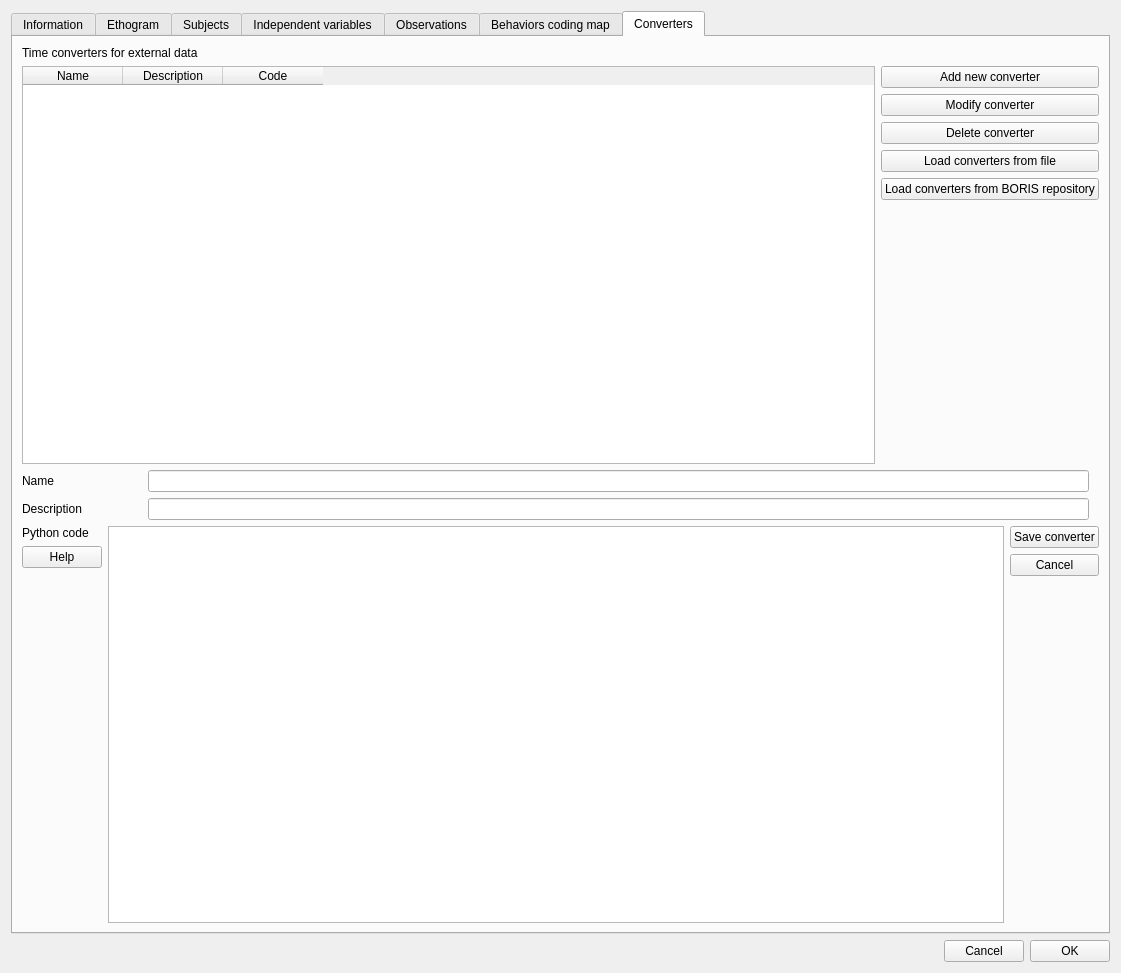
<?xml version="1.0" encoding="UTF-8"?>
<ui version="4.0">
 <class>dlgProject</class>
 <widget class="QDialog" name="dlgProject">
  <property name="geometry">
   <rect>
    <x>0</x>
    <y>0</y>
    <width>1121</width>
    <height>973</height>
   </rect>
  </property>
  <property name="windowTitle">
   <string>Project</string>
  </property>
  <layout class="QVBoxLayout" name="verticalLayout_7">
   <item>
    <layout class="QVBoxLayout" name="verticalLayout_6">
     <item>
      <widget class="QTabWidget" name="tabProject">
       <property name="currentIndex">
        <number>6</number>
       </property>
       <widget class="QWidget" name="tabInformation">
        <attribute name="title">
         <string>Information</string>
        </attribute>
        <layout class="QFormLayout" name="formLayout">
         <item row="0" column="0" colspan="2">
          <widget class="QLabel" name="label">
           <property name="text">
            <string>Project name</string>
           </property>
          </widget>
         </item>
         <item row="1" column="1">
          <widget class="QLineEdit" name="leProjectName"/>
         </item>
         <item row="2" column="0" colspan="2">
          <widget class="QLabel" name="lbProjectFilePath">
           <property name="text">
            <string>Project file path:</string>
           </property>
          </widget>
         </item>
         <item row="3" column="0">
          <widget class="QLabel" name="label_7">
           <property name="text">
            <string>Date</string>
           </property>
          </widget>
         </item>
         <item row="4" column="1">
          <widget class="QDateTimeEdit" name="dteDate">
           <property name="displayFormat">
            <string>yyyy-MM-dd hh:mm</string>
           </property>
           <property name="calendarPopup">
            <bool>true</bool>
           </property>
          </widget>
         </item>
         <item row="5" column="0" colspan="2">
          <widget class="QLabel" name="label_6">
           <property name="text">
            <string>Description</string>
           </property>
           <property name="alignment">
            <set>Qt::AlignLeading|Qt::AlignLeft|Qt::AlignTop</set>
           </property>
          </widget>
         </item>
         <item row="6" column="1">
          <widget class="QPlainTextEdit" name="teDescription"/>
         </item>
         <item row="7" column="0" colspan="2">
          <widget class="QLabel" name="lbTimeFormat">
           <property name="text">
            <string>Time format</string>
           </property>
          </widget>
         </item>
         <item row="8" column="1">
          <widget class="QRadioButton" name="rbSeconds">
           <property name="text">
            <string>seconds</string>
           </property>
           <property name="checked">
            <bool>true</bool>
           </property>
          </widget>
         </item>
         <item row="9" column="1">
          <widget class="QRadioButton" name="rbHMS">
           <property name="text">
            <string>hh:mm:ss.mss</string>
           </property>
          </widget>
         </item>
        </layout>
       </widget>
       <widget class="QWidget" name="tabConfiguration">
        <attribute name="title">
         <string>Ethogram</string>
        </attribute>
        <layout class="QVBoxLayout" name="verticalLayout_10">
         <item>
          <layout class="QVBoxLayout" name="verticalLayout_5">
           <item>
            <layout class="QHBoxLayout" name="horizontalLayout_11">
             <item>
              <widget class="QTableWidget" name="twBehaviors">
               <property name="autoFillBackground">
                <bool>false</bool>
               </property>
               <property name="frameShadow">
                <enum>QFrame::Sunken</enum>
               </property>
               <property name="midLineWidth">
                <number>0</number>
               </property>
               <property name="alternatingRowColors">
                <bool>true</bool>
               </property>
               <property name="selectionMode">
                <enum>QAbstractItemView::SingleSelection</enum>
               </property>
               <property name="selectionBehavior">
                <enum>QAbstractItemView::SelectRows</enum>
               </property>
               <property name="sortingEnabled">
                <bool>false</bool>
               </property>
               <attribute name="horizontalHeaderShowSortIndicator" stdset="0">
                <bool>false</bool>
               </attribute>
               <attribute name="verticalHeaderShowSortIndicator" stdset="0">
                <bool>false</bool>
               </attribute>
               <column>
                <property name="text">
                 <string>Behavior type</string>
                </property>
               </column>
               <column>
                <property name="text">
                 <string>Key</string>
                </property>
               </column>
               <column>
                <property name="text">
                 <string>Code</string>
                </property>
               </column>
               <column>
                <property name="text">
                 <string>Description</string>
                </property>
               </column>
               <column>
                <property name="text">
                 <string>Category</string>
                </property>
               </column>
               <column>
                <property name="text">
                 <string>Modifiers</string>
                </property>
               </column>
               <column>
                <property name="text">
                 <string>Exclusion</string>
                </property>
               </column>
               <column>
                <property name="text">
                 <string>Modifiers coding map</string>
                </property>
               </column>
              </widget>
             </item>
             <item>
              <layout class="QVBoxLayout" name="verticalLayout_11">
               <item>
                <widget class="QPushButton" name="pbAddBehavior">
                 <property name="text">
                  <string>Add behavior</string>
                 </property>
                </widget>
               </item>
               <item>
                <widget class="QPushButton" name="pbCloneBehavior">
                 <property name="text">
                  <string>Clone behavior</string>
                 </property>
                </widget>
               </item>
               <item>
                <widget class="QPushButton" name="pbRemoveBehavior">
                 <property name="text">
                  <string>Remove behavior</string>
                 </property>
                </widget>
               </item>
               <item>
                <widget class="QPushButton" name="pbRemoveAllBehaviors">
                 <property name="text">
                  <string>Remove all behaviors</string>
                 </property>
                </widget>
               </item>
               <item>
                <widget class="QPushButton" name="pbBehaviorsCategories">
                 <property name="text">
                  <string>Behavioral categories</string>
                 </property>
                </widget>
               </item>
               <item>
                <widget class="QPushButton" name="pb_convert_behav_keys_to_lower">
                 <property name="text">
                  <string>Convert keys to lower case</string>
                 </property>
                </widget>
               </item>
               <item>
                <spacer name="verticalSpacer_3">
                 <property name="orientation">
                  <enum>Qt::Vertical</enum>
                 </property>
                 <property name="sizeHint" stdset="0">
                  <size>
                   <width>20</width>
                   <height>40</height>
                  </size>
                 </property>
                </spacer>
               </item>
               <item>
                <widget class="QPushButton" name="pbExclusionMatrix">
                 <property name="text">
                  <string>Exclusion matrix</string>
                 </property>
                </widget>
               </item>
               <item>
                <widget class="QPushButton" name="pbImportBehaviorsFromProject">
                 <property name="text">
                  <string>Import behaviors
from a BORIS project</string>
                 </property>
                </widget>
               </item>
               <item>
                <widget class="QPushButton" name="pbImportFromJWatcher">
                 <property name="enabled">
                  <bool>true</bool>
                 </property>
                 <property name="text">
                  <string>Import from JWatcher</string>
                 </property>
                </widget>
               </item>
               <item>
                <widget class="QPushButton" name="pbImportFromTextFile">
                 <property name="text">
                  <string>Import from text file</string>
                 </property>
                </widget>
               </item>
               <item>
                <widget class="QPushButton" name="pb_import_behaviors_from_clipboard">
                 <property name="text">
                  <string>Import from clipboard</string>
                 </property>
                </widget>
               </item>
               <item>
                <widget class="QPushButton" name="pbExportEthogram">
                 <property name="text">
                  <string>Export Ethogram</string>
                 </property>
                </widget>
               </item>
              </layout>
             </item>
            </layout>
           </item>
           <item>
            <widget class="QLabel" name="lbObservationsState">
             <property name="text">
              <string>TextLabel</string>
             </property>
            </widget>
           </item>
          </layout>
         </item>
        </layout>
       </widget>
       <widget class="QWidget" name="tabSubjects">
        <attribute name="title">
         <string>Subjects</string>
        </attribute>
        <layout class="QVBoxLayout" name="verticalLayout_16">
         <item>
          <layout class="QVBoxLayout" name="verticalLayout_14">
           <item>
            <layout class="QHBoxLayout" name="horizontalLayout_12">
             <item>
              <widget class="QTableWidget" name="twSubjects">
               <property name="autoFillBackground">
                <bool>false</bool>
               </property>
               <property name="frameShadow">
                <enum>QFrame::Sunken</enum>
               </property>
               <property name="midLineWidth">
                <number>0</number>
               </property>
               <property name="selectionMode">
                <enum>QAbstractItemView::SingleSelection</enum>
               </property>
               <property name="selectionBehavior">
                <enum>QAbstractItemView::SelectRows</enum>
               </property>
               <property name="sortingEnabled">
                <bool>false</bool>
               </property>
               <column>
                <property name="text">
                 <string>Key</string>
                </property>
               </column>
               <column>
                <property name="text">
                 <string>Subject name</string>
                </property>
               </column>
               <column>
                <property name="text">
                 <string>Description</string>
                </property>
               </column>
              </widget>
             </item>
             <item>
              <layout class="QVBoxLayout" name="verticalLayout_15">
               <item>
                <widget class="QPushButton" name="pbAddSubject">
                 <property name="text">
                  <string>Add subject</string>
                 </property>
                </widget>
               </item>
               <item>
                <widget class="QPushButton" name="pbRemoveSubject">
                 <property name="text">
                  <string>Remove subject</string>
                 </property>
                </widget>
               </item>
               <item>
                <widget class="QPushButton" name="pb_remove_all_subjects">
                 <property name="text">
                  <string>Remove all subjects</string>
                 </property>
                </widget>
               </item>
               <item>
                <widget class="QPushButton" name="pb_convert_subjects_key_to_lower">
                 <property name="text">
                  <string>Convert keys to lower case</string>
                 </property>
                </widget>
               </item>
               <item>
                <widget class="QPushButton" name="pbImportSubjectsFromProject">
                 <property name="text">
                  <string>Import subjects
from a BORIS project</string>
                 </property>
                </widget>
               </item>
               <item>
                <widget class="QPushButton" name="pb_import_subjects_from_clipboard">
                 <property name="text">
                  <string>Import from clipboard</string>
                 </property>
                </widget>
               </item>
               <item>
                <spacer name="verticalSpacer_2">
                 <property name="orientation">
                  <enum>Qt::Vertical</enum>
                 </property>
                 <property name="sizeHint" stdset="0">
                  <size>
                   <width>20</width>
                   <height>40</height>
                  </size>
                 </property>
                </spacer>
               </item>
              </layout>
             </item>
            </layout>
           </item>
           <item>
            <widget class="QLabel" name="lbSubjectsState">
             <property name="text">
              <string>TextLabel</string>
             </property>
            </widget>
           </item>
          </layout>
         </item>
        </layout>
       </widget>
       <widget class="QWidget" name="tabIndependentVariables">
        <attribute name="title">
         <string>Independent variables</string>
        </attribute>
        <layout class="QHBoxLayout" name="horizontalLayout_14">
         <item>
          <layout class="QHBoxLayout" name="horizontalLayout_13">
           <item>
            <layout class="QVBoxLayout" name="verticalLayout_2">
             <item>
              <widget class="QTableWidget" name="twVariables">
               <property name="autoFillBackground">
                <bool>false</bool>
               </property>
               <property name="frameShadow">
                <enum>QFrame::Sunken</enum>
               </property>
               <property name="midLineWidth">
                <number>0</number>
               </property>
               <property name="editTriggers">
                <set>QAbstractItemView::NoEditTriggers</set>
               </property>
               <property name="dragDropOverwriteMode">
                <bool>false</bool>
               </property>
               <property name="alternatingRowColors">
                <bool>true</bool>
               </property>
               <property name="selectionMode">
                <enum>QAbstractItemView::SingleSelection</enum>
               </property>
               <property name="selectionBehavior">
                <enum>QAbstractItemView::SelectRows</enum>
               </property>
               <property name="sortingEnabled">
                <bool>false</bool>
               </property>
               <attribute name="horizontalHeaderShowSortIndicator" stdset="0">
                <bool>false</bool>
               </attribute>
               <column>
                <property name="text">
                 <string>Label</string>
                </property>
               </column>
               <column>
                <property name="text">
                 <string>Description</string>
                </property>
               </column>
               <column>
                <property name="text">
                 <string>Type</string>
                </property>
               </column>
               <column>
                <property name="text">
                 <string>Predefined value</string>
                </property>
               </column>
               <column>
                <property name="text">
                 <string>Set of values</string>
                </property>
               </column>
              </widget>
             </item>
             <item>
              <layout class="QHBoxLayout" name="horizontalLayout_3">
               <item>
                <widget class="QLabel" name="label_2">
                 <property name="minimumSize">
                  <size>
                   <width>120</width>
                   <height>0</height>
                  </size>
                 </property>
                 <property name="text">
                  <string>Label</string>
                 </property>
                </widget>
               </item>
               <item>
                <widget class="QLineEdit" name="leLabel"/>
               </item>
               <item>
                <spacer name="horizontalSpacer_3">
                 <property name="orientation">
                  <enum>Qt::Horizontal</enum>
                 </property>
                 <property name="sizeHint" stdset="0">
                  <size>
                   <width>40</width>
                   <height>20</height>
                  </size>
                 </property>
                </spacer>
               </item>
              </layout>
             </item>
             <item>
              <layout class="QHBoxLayout" name="horizontalLayout_5">
               <item>
                <widget class="QLabel" name="label_3">
                 <property name="minimumSize">
                  <size>
                   <width>120</width>
                   <height>0</height>
                  </size>
                 </property>
                 <property name="text">
                  <string>Description</string>
                 </property>
                </widget>
               </item>
               <item>
                <widget class="QLineEdit" name="leDescription"/>
               </item>
               <item>
                <spacer name="horizontalSpacer_4">
                 <property name="orientation">
                  <enum>Qt::Horizontal</enum>
                 </property>
                 <property name="sizeHint" stdset="0">
                  <size>
                   <width>40</width>
                   <height>20</height>
                  </size>
                 </property>
                </spacer>
               </item>
              </layout>
             </item>
             <item>
              <layout class="QHBoxLayout" name="horizontalLayout_6">
               <item>
                <widget class="QLabel" name="label_8">
                 <property name="minimumSize">
                  <size>
                   <width>120</width>
                   <height>0</height>
                  </size>
                 </property>
                 <property name="text">
                  <string>Type</string>
                 </property>
                </widget>
               </item>
               <item>
                <widget class="QComboBox" name="cbType">
                 <property name="minimumSize">
                  <size>
                   <width>120</width>
                   <height>0</height>
                  </size>
                 </property>
                </widget>
               </item>
               <item>
                <spacer name="horizontalSpacer_5">
                 <property name="orientation">
                  <enum>Qt::Horizontal</enum>
                 </property>
                 <property name="sizeHint" stdset="0">
                  <size>
                   <width>40</width>
                   <height>20</height>
                  </size>
                 </property>
                </spacer>
               </item>
              </layout>
             </item>
             <item>
              <layout class="QHBoxLayout" name="horizontalLayout_7">
               <item>
                <widget class="QLabel" name="label_4">
                 <property name="minimumSize">
                  <size>
                   <width>120</width>
                   <height>0</height>
                  </size>
                 </property>
                 <property name="text">
                  <string>Predefined value</string>
                 </property>
                </widget>
               </item>
               <item>
                <widget class="QLineEdit" name="lePredefined"/>
               </item>
               <item>
                <spacer name="horizontalSpacer_6">
                 <property name="orientation">
                  <enum>Qt::Horizontal</enum>
                 </property>
                 <property name="sizeHint" stdset="0">
                  <size>
                   <width>40</width>
                   <height>20</height>
                  </size>
                 </property>
                </spacer>
               </item>
              </layout>
             </item>
             <item>
              <layout class="QHBoxLayout" name="horizontalLayout_8">
               <item>
                <widget class="QLabel" name="label_9">
                 <property name="minimumSize">
                  <size>
                   <width>120</width>
                   <height>0</height>
                  </size>
                 </property>
                 <property name="text">
                  <string>Predefined date</string>
                 </property>
                </widget>
               </item>
               <item>
                <widget class="QDateTimeEdit" name="dte_default_date">
                 <property name="displayFormat">
                  <string>yyyy-MM-dd hh:mm</string>
                 </property>
                </widget>
               </item>
               <item>
                <spacer name="horizontalSpacer_7">
                 <property name="orientation">
                  <enum>Qt::Horizontal</enum>
                 </property>
                 <property name="sizeHint" stdset="0">
                  <size>
                   <width>40</width>
                   <height>20</height>
                  </size>
                 </property>
                </spacer>
               </item>
              </layout>
             </item>
             <item>
              <layout class="QHBoxLayout" name="horizontalLayout_9">
               <item>
                <widget class="QLabel" name="label_5">
                 <property name="text">
                  <string>Set of values (separated by comma)</string>
                 </property>
                </widget>
               </item>
               <item>
                <widget class="QLineEdit" name="leSetValues"/>
               </item>
               <item>
                <spacer name="horizontalSpacer_8">
                 <property name="orientation">
                  <enum>Qt::Horizontal</enum>
                 </property>
                 <property name="sizeType">
                  <enum>QSizePolicy::Minimum</enum>
                 </property>
                 <property name="sizeHint" stdset="0">
                  <size>
                   <width>40</width>
                   <height>20</height>
                  </size>
                 </property>
                </spacer>
               </item>
              </layout>
             </item>
            </layout>
           </item>
           <item>
            <layout class="QVBoxLayout" name="verticalLayout_12">
             <item>
              <widget class="QPushButton" name="pbAddVariable">
               <property name="text">
                <string>Add variable</string>
               </property>
              </widget>
             </item>
             <item>
              <widget class="QPushButton" name="pbRemoveVariable">
               <property name="text">
                <string>Remove variable</string>
               </property>
              </widget>
             </item>
             <item>
              <widget class="QPushButton" name="pbImportVarFromProject">
               <property name="text">
                <string>Import variables
from a BORIS project</string>
               </property>
              </widget>
             </item>
             <item>
              <spacer name="verticalSpacer_4">
               <property name="orientation">
                <enum>Qt::Vertical</enum>
               </property>
               <property name="sizeHint" stdset="0">
                <size>
                 <width>20</width>
                 <height>40</height>
                </size>
               </property>
              </spacer>
             </item>
            </layout>
           </item>
          </layout>
         </item>
        </layout>
       </widget>
       <widget class="QWidget" name="tabObservations">
        <attribute name="title">
         <string>Observations</string>
        </attribute>
        <layout class="QVBoxLayout" name="verticalLayout_3">
         <item>
          <layout class="QVBoxLayout" name="verticalLayout">
           <item>
            <widget class="QTableWidget" name="twObservations">
             <property name="autoScroll">
              <bool>false</bool>
             </property>
             <property name="editTriggers">
              <set>QAbstractItemView::NoEditTriggers</set>
             </property>
             <property name="dragDropOverwriteMode">
              <bool>false</bool>
             </property>
             <property name="selectionMode">
              <enum>QAbstractItemView::MultiSelection</enum>
             </property>
             <property name="selectionBehavior">
              <enum>QAbstractItemView::SelectRows</enum>
             </property>
             <property name="textElideMode">
              <enum>Qt::ElideRight</enum>
             </property>
             <property name="wordWrap">
              <bool>true</bool>
             </property>
             <column>
              <property name="text">
               <string>id</string>
              </property>
             </column>
             <column>
              <property name="text">
               <string>Date</string>
              </property>
             </column>
             <column>
              <property name="text">
               <string>Description</string>
              </property>
             </column>
             <column>
              <property name="text">
               <string>Media</string>
              </property>
             </column>
            </widget>
           </item>
           <item>
            <widget class="QPushButton" name="pbRemoveObservation">
             <property name="text">
              <string>Remove selected observations</string>
             </property>
            </widget>
           </item>
          </layout>
         </item>
        </layout>
       </widget>
       <widget class="QWidget" name="tabBehavCodingMap">
        <attribute name="title">
         <string>Behaviors coding map</string>
        </attribute>
        <layout class="QVBoxLayout" name="verticalLayout_8">
         <item>
          <layout class="QHBoxLayout" name="horizontalLayout">
           <item>
            <widget class="QTableWidget" name="twBehavCodingMap">
             <property name="autoFillBackground">
              <bool>false</bool>
             </property>
             <property name="frameShadow">
              <enum>QFrame::Sunken</enum>
             </property>
             <property name="midLineWidth">
              <number>0</number>
             </property>
             <property name="selectionMode">
              <enum>QAbstractItemView::SingleSelection</enum>
             </property>
             <property name="selectionBehavior">
              <enum>QAbstractItemView::SelectRows</enum>
             </property>
             <property name="sortingEnabled">
              <bool>false</bool>
             </property>
             <column>
              <property name="text">
               <string>Name</string>
              </property>
             </column>
             <column>
              <property name="text">
               <string>Behavior codes</string>
              </property>
             </column>
            </widget>
           </item>
           <item>
            <layout class="QVBoxLayout" name="verticalLayout_4">
             <item>
              <widget class="QPushButton" name="pbAddBehaviorsCodingMap">
               <property name="text">
                <string>Add a behaviors coding map</string>
               </property>
              </widget>
             </item>
             <item>
              <widget class="QPushButton" name="pbRemoveBehaviorsCodingMap">
               <property name="text">
                <string>Remove behaviors coding map</string>
               </property>
              </widget>
             </item>
             <item>
              <spacer name="verticalSpacer">
               <property name="orientation">
                <enum>Qt::Vertical</enum>
               </property>
               <property name="sizeHint" stdset="0">
                <size>
                 <width>20</width>
                 <height>40</height>
                </size>
               </property>
              </spacer>
             </item>
            </layout>
           </item>
          </layout>
         </item>
        </layout>
       </widget>
       <widget class="QWidget" name="tab_time_converters">
        <attribute name="title">
         <string>Converters</string>
        </attribute>
        <layout class="QVBoxLayout" name="verticalLayout_18">
         <item>
          <widget class="QLabel" name="label_11">
           <property name="text">
            <string>Time converters for external data</string>
           </property>
          </widget>
         </item>
         <item>
          <layout class="QHBoxLayout" name="horizontalLayout_16">
           <item>
            <widget class="QTableWidget" name="tw_converters">
             <property name="editTriggers">
              <set>QAbstractItemView::NoEditTriggers</set>
             </property>
             <property name="selectionMode">
              <enum>QAbstractItemView::SingleSelection</enum>
             </property>
             <property name="selectionBehavior">
              <enum>QAbstractItemView::SelectRows</enum>
             </property>
             <property name="sortingEnabled">
              <bool>false</bool>
             </property>
             <column>
              <property name="text">
               <string>Name</string>
              </property>
             </column>
             <column>
              <property name="text">
               <string>Description</string>
              </property>
             </column>
             <column>
              <property name="text">
               <string>Code</string>
              </property>
             </column>
            </widget>
           </item>
           <item>
            <layout class="QVBoxLayout" name="verticalLayout_17">
             <item>
              <widget class="QPushButton" name="pb_add_converter">
               <property name="text">
                <string>Add new converter</string>
               </property>
              </widget>
             </item>
             <item>
              <widget class="QPushButton" name="pb_modify_converter">
               <property name="text">
                <string>Modify converter</string>
               </property>
              </widget>
             </item>
             <item>
              <widget class="QPushButton" name="pb_delete_converter">
               <property name="text">
                <string>Delete converter</string>
               </property>
              </widget>
             </item>
             <item>
              <widget class="QPushButton" name="pb_load_from_file">
               <property name="text">
                <string>Load converters from file</string>
               </property>
              </widget>
             </item>
             <item>
              <widget class="QPushButton" name="pb_load_from_repo">
               <property name="text">
                <string>Load converters from BORIS repository</string>
               </property>
              </widget>
             </item>
             <item>
              <spacer name="verticalSpacer_7">
               <property name="orientation">
                <enum>Qt::Vertical</enum>
               </property>
               <property name="sizeHint" stdset="0">
                <size>
                 <width>20</width>
                 <height>40</height>
                </size>
               </property>
              </spacer>
             </item>
            </layout>
           </item>
          </layout>
         </item>
         <item>
          <layout class="QHBoxLayout" name="horizontalLayout_17">
           <item>
            <widget class="QLabel" name="label_13">
             <property name="minimumSize">
              <size>
               <width>120</width>
               <height>0</height>
              </size>
             </property>
             <property name="text">
              <string>Name</string>
             </property>
            </widget>
           </item>
           <item>
            <widget class="QLineEdit" name="le_converter_name"/>
           </item>
           <item>
            <spacer name="horizontalSpacer_11">
             <property name="orientation">
              <enum>Qt::Horizontal</enum>
             </property>
             <property name="sizeType">
              <enum>QSizePolicy::Minimum</enum>
             </property>
             <property name="sizeHint" stdset="0">
              <size>
               <width>10</width>
               <height>20</height>
              </size>
             </property>
            </spacer>
           </item>
          </layout>
         </item>
         <item>
          <layout class="QHBoxLayout" name="horizontalLayout_10">
           <item>
            <widget class="QLabel" name="label_10">
             <property name="minimumSize">
              <size>
               <width>120</width>
               <height>0</height>
              </size>
             </property>
             <property name="text">
              <string>Description</string>
             </property>
            </widget>
           </item>
           <item>
            <widget class="QLineEdit" name="le_converter_description"/>
           </item>
           <item>
            <spacer name="horizontalSpacer_9">
             <property name="orientation">
              <enum>Qt::Horizontal</enum>
             </property>
             <property name="sizeType">
              <enum>QSizePolicy::Minimum</enum>
             </property>
             <property name="sizeHint" stdset="0">
              <size>
               <width>10</width>
               <height>20</height>
              </size>
             </property>
            </spacer>
           </item>
          </layout>
         </item>
         <item>
          <layout class="QHBoxLayout" name="horizontalLayout_2">
           <item>
            <layout class="QVBoxLayout" name="verticalLayout_9">
             <item>
              <widget class="QLabel" name="label_12">
               <property name="text">
                <string>Python code</string>
               </property>
              </widget>
             </item>
             <item>
              <widget class="QPushButton" name="pb_code_help">
               <property name="text">
                <string>Help</string>
               </property>
              </widget>
             </item>
             <item>
              <spacer name="verticalSpacer_5">
               <property name="orientation">
                <enum>Qt::Vertical</enum>
               </property>
               <property name="sizeHint" stdset="0">
                <size>
                 <width>20</width>
                 <height>40</height>
                </size>
               </property>
              </spacer>
             </item>
            </layout>
           </item>
           <item>
            <widget class="QPlainTextEdit" name="pteCode">
             <property name="font">
              <font>
               <family>Monospace</family>
              </font>
             </property>
            </widget>
           </item>
           <item>
            <layout class="QVBoxLayout" name="verticalLayout_13">
             <item>
              <widget class="QPushButton" name="pb_save_converter">
               <property name="text">
                <string>Save converter</string>
               </property>
              </widget>
             </item>
             <item>
              <widget class="QPushButton" name="pb_cancel_converter">
               <property name="text">
                <string>Cancel</string>
               </property>
              </widget>
             </item>
             <item>
              <spacer name="verticalSpacer_6">
               <property name="orientation">
                <enum>Qt::Vertical</enum>
               </property>
               <property name="sizeHint" stdset="0">
                <size>
                 <width>20</width>
                 <height>40</height>
                </size>
               </property>
              </spacer>
             </item>
            </layout>
           </item>
          </layout>
         </item>
        </layout>
       </widget>
      </widget>
     </item>
     <item>
      <layout class="QHBoxLayout" name="horizontalLayout_4">
       <item>
        <spacer name="horizontalSpacer">
         <property name="orientation">
          <enum>Qt::Horizontal</enum>
         </property>
         <property name="sizeHint" stdset="0">
          <size>
           <width>40</width>
           <height>20</height>
          </size>
         </property>
        </spacer>
       </item>
       <item>
        <widget class="QPushButton" name="pbCancel">
         <property name="text">
          <string>Cancel</string>
         </property>
        </widget>
       </item>
       <item>
        <widget class="QPushButton" name="pbOK">
         <property name="text">
          <string>OK</string>
         </property>
        </widget>
       </item>
      </layout>
     </item>
    </layout>
   </item>
  </layout>
 </widget>
 <resources/>
 <connections/>
</ui>
